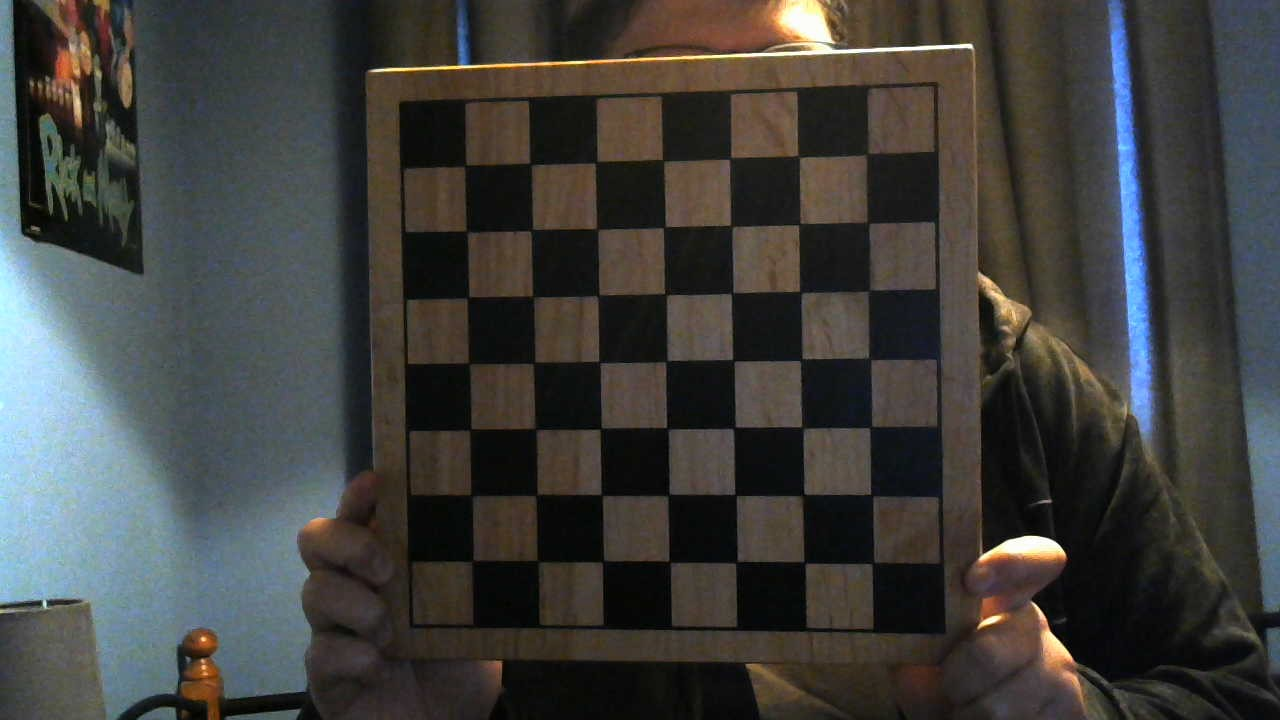
#> input picture chessboard/WIN_20190121_11_02_03_Pro.jpg, 1280 x 720 px
$ python SimulCam.py
#> lines starting #> are read from the running program, lines starting #| are printed output that depends on the picture; after the words box and inside, x2 and y2 are one past the last pixel; in counts of white or black regions, pixels touching at a corner belong together
### CameraCalib.py
# import important libraries:
import numpy as np
import cv2 as cv

class CameraCalib:
    # static function for calibrating the video camera:
    @staticmethod
    def CameraCalibration(pathToCalibPhotos, pathToCalibPhoto):
        try:
            # setup variables
            criteria = (cv.TERM_CRITERIA_EPS + cv.TERM_CRITERIA_MAX_ITER, 30, 0.001)

            objp = np.zeros((6*7,3), np.float32)
            objp[:,:2] = np.mgrid[0:7,0:6].T.reshape(-1,2)

            objpoints = []
            imgpoints = []

            for fname in pathToCalibPhotos:
                # read in each chessboard camera calibration image
                img = cv.imread(fname)
#> img is the input picture: shape (720, 1280, 3); mean B, G, R 61.7, 64.1, 64.1
                gray = cv.cvtColor(img,cv.COLOR_BGR2GRAY)
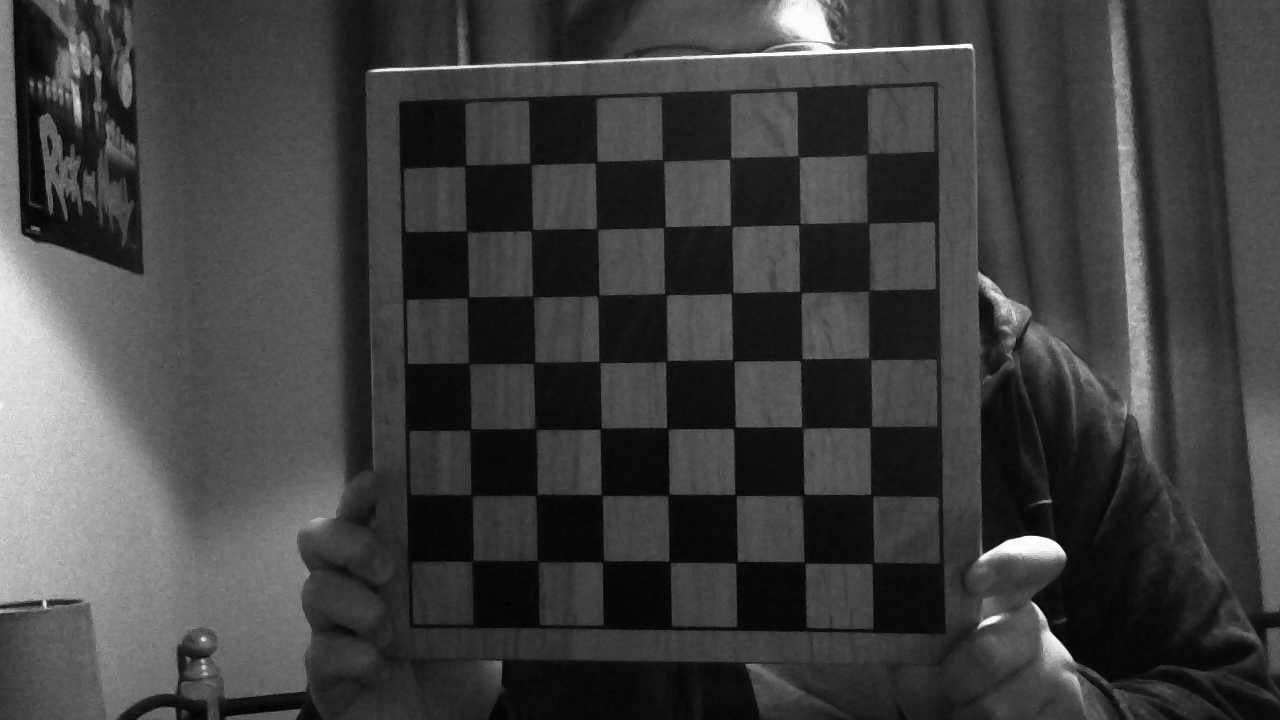
#> gray: shape (720, 1280); min 0, max 255, mean 63.8
                # find chessboard corners
                ret1, corners1 = cv.findChessboardCorners(gray, (7,6),None)
#> ret1 = True; corners1 = 42 rows, first 8: [797.6, 154.9], [800.2, 222.9], [799.3, 290.8], [802.2, 358], [802.5, 427.5], [803.9, 493.2], [804.3, 563.3], [729, 159.5]
                # if corners are found then draw the corners
                if ret1 == True:
                    objpoints.append(objp)

                    corners2 = cv.cornerSubPix(gray,corners1,(11,11),(-1,-1),criteria)
#> corners2 = 42 rows, first 8: [798.5, 156.8], [799.5, 224.2], [800.4, 291.9], [801.3, 359.7], [802.5, 427.5], [803.6, 494.7], [804.6, 562.5], [730, 158.4]
                    imgpoints.append(corners2)

                    img = cv.drawChessboardCorners(img, (7,6), corners2,ret1)
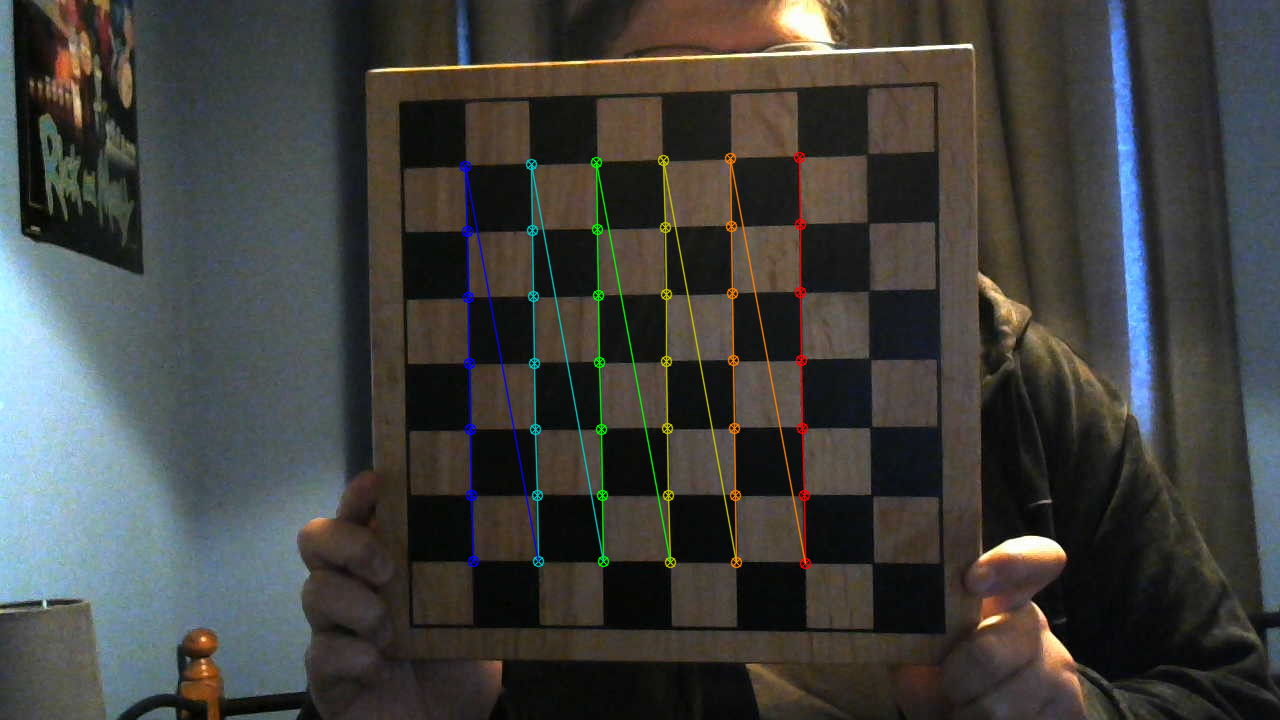
#> img: shape (720, 1280, 3); 1.81% of pixels changed, all inside (x1, y1, x2, y2) = (459, 151, 812, 570)
                    cv.imshow('img',img)
                    cv.waitKey(500)
#> pass 2 of the loop in CameraCalibration, `for fname in pathToCalibPhotos:`:
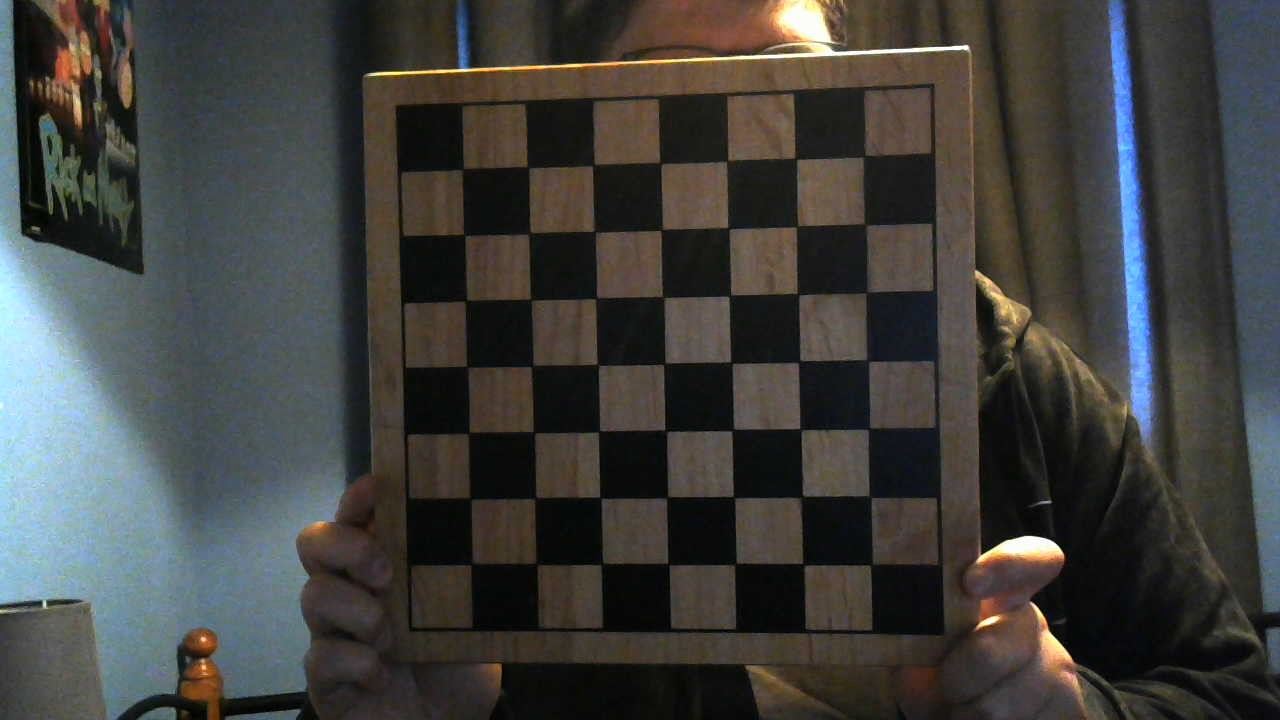
#> input picture chessboard/WIN_20190121_11_02_05_Pro.jpg, 1280 x 720 px
#> in CameraCalibration, img is the input picture: shape (720, 1280, 3); mean B, G, R 62.4, 64.8, 64.7
#> in CameraCalibration, `gray = cv.cvtColor(img,cv.COLOR_BGR2GRAY)`:
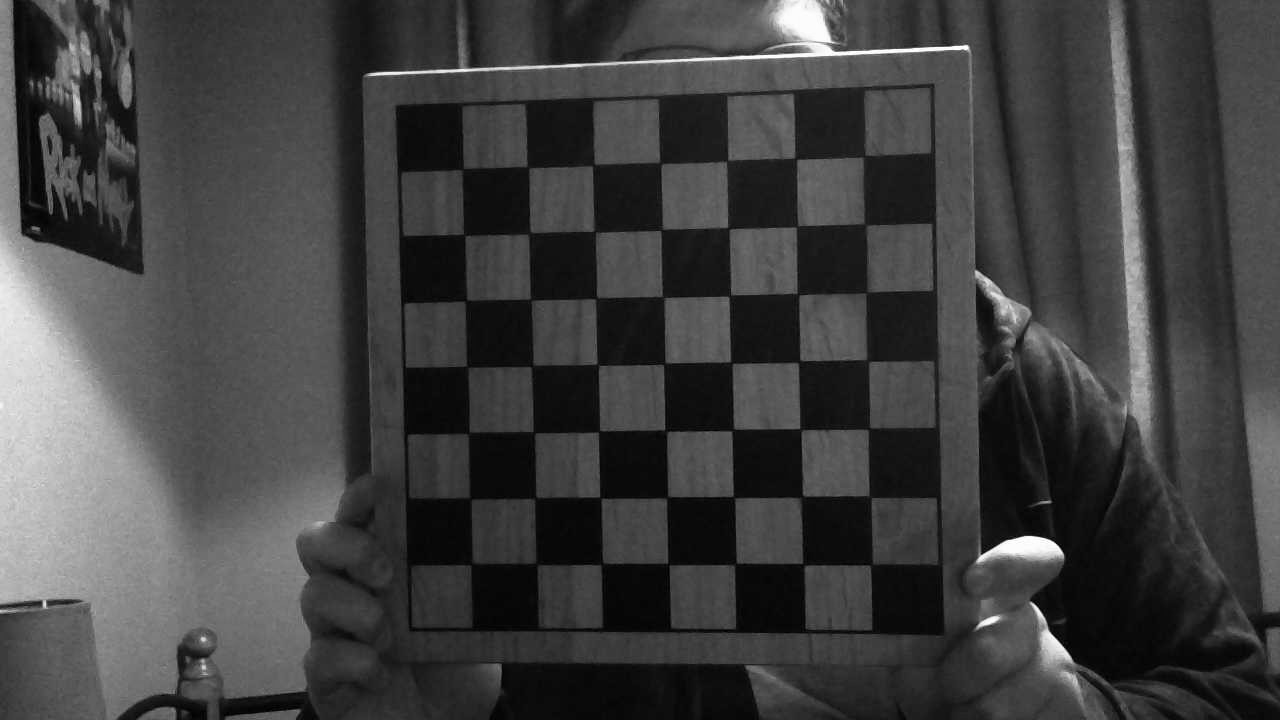
#> gray: shape (720, 1280); min 0, max 255, mean 64.5
#> corners1 = 42 rows, first 8: [797, 159.6], [796.2, 227.5], [799.4, 295.2], [797.9, 363.1], [799.4, 428.4], [801, 497], [802.2, 563.5], [727.7, 159.7]
#> corners2 = 42 rows, first 8: [795.6, 158.7], [797.1, 226.3], [797.9, 294.3], [799.2, 361.5], [800.6, 429.1], [802.2, 496.7], [803.5, 564.5], [727.3, 160.7]
#> in CameraCalibration, `img = cv.drawChessboardCorners(img, (7,6), corners2,ret1)`:
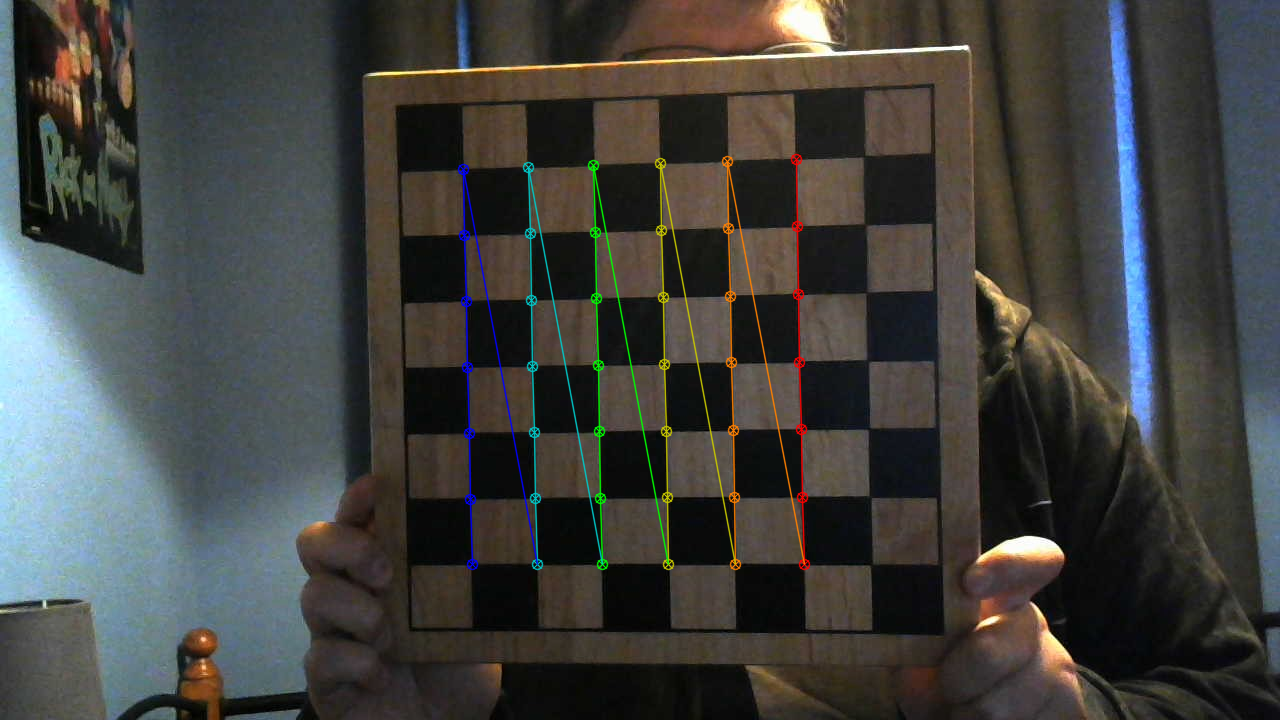
#> img: shape (720, 1280, 3); 1.8% of pixels changed, all inside (x1, y1, x2, y2) = (457, 153, 811, 571)
#> pass 3 of the loop in CameraCalibration, `for fname in pathToCalibPhotos:`:
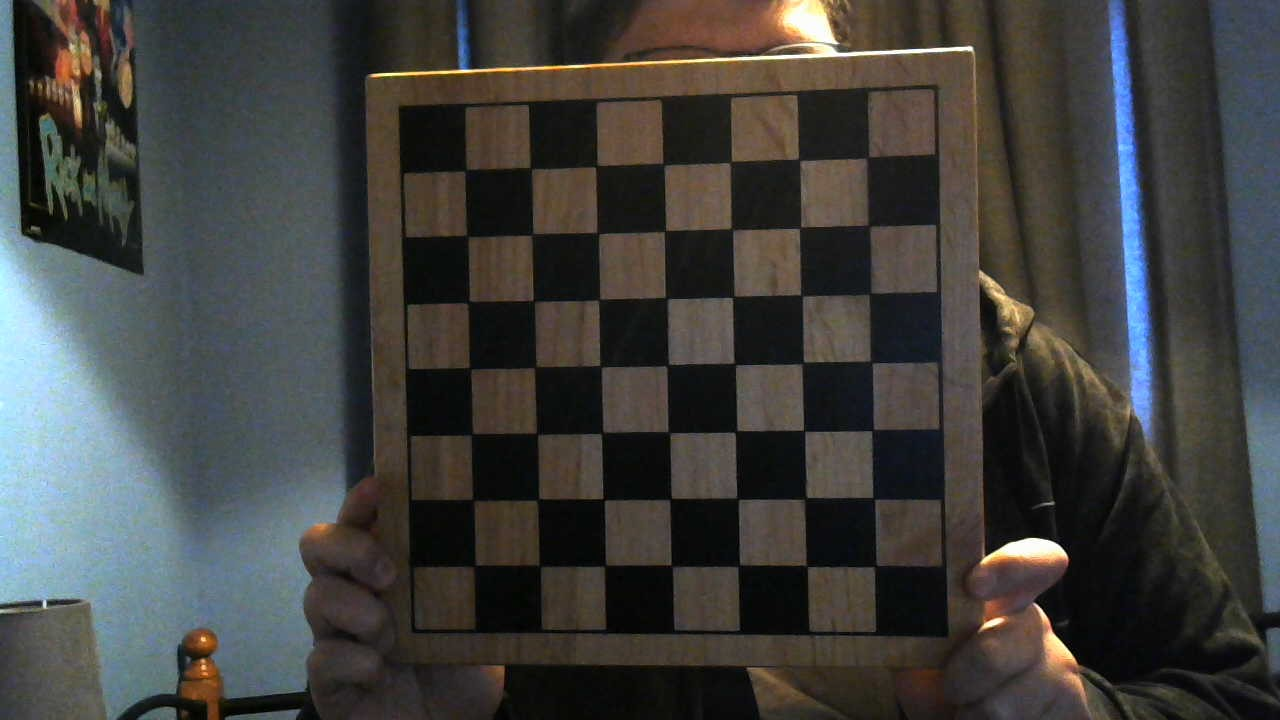
#> input picture chessboard/WIN_20190121_11_02_10_Pro.jpg, 1280 x 720 px
#> in CameraCalibration, img is the input picture: shape (720, 1280, 3); mean B, G, R 62.8, 65, 64.8
#> in CameraCalibration, `gray = cv.cvtColor(img,cv.COLOR_BGR2GRAY)`:
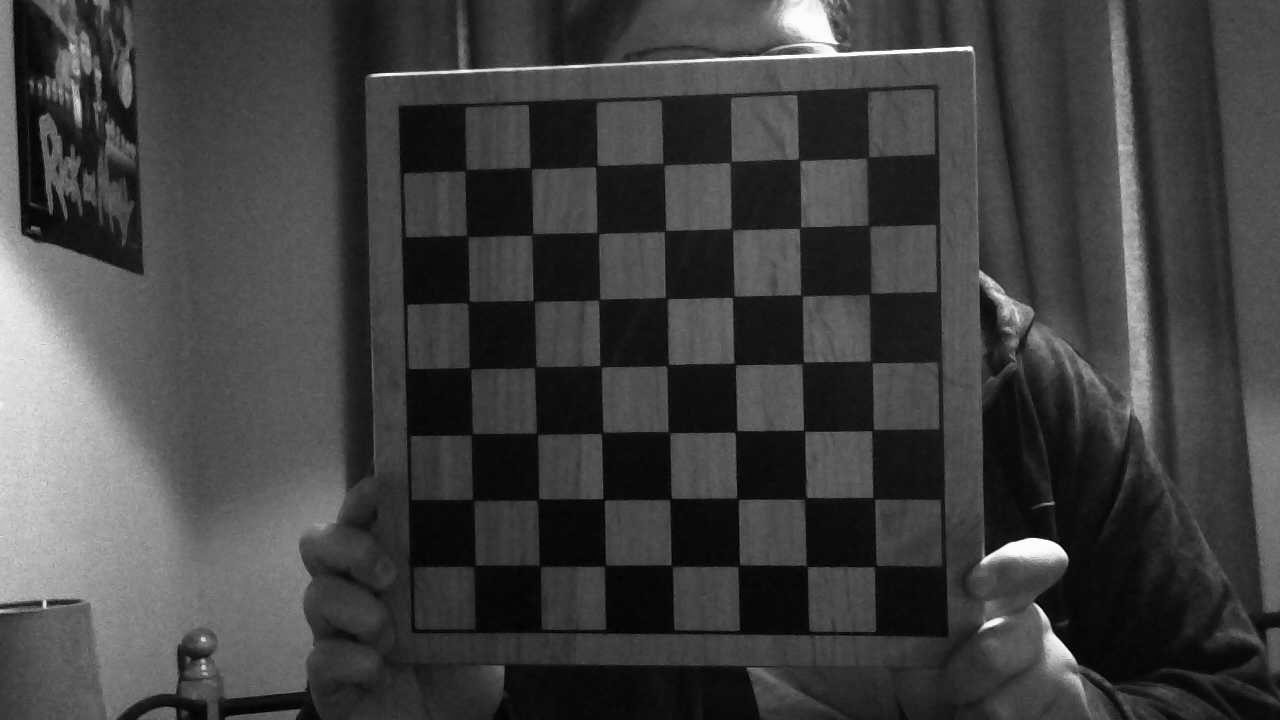
#> gray: shape (720, 1280); min 0, max 255, mean 64.7
#> corners1 = 42 rows, first 8: [799, 159.9], [801.1, 226.7], [800.1, 294.7], [803.7, 361.3], [803.2, 430], [805, 498.5], [807.6, 566.6], [731.7, 160.7]
#> corners2 = 42 rows, first 8: [798.9, 159.8], [800, 227.8], [801.6, 295.3], [802.7, 362.8], [804.1, 430.6], [805.9, 498.2], [806.6, 565.8], [730.7, 161.9]
#> in CameraCalibration, `img = cv.drawChessboardCorners(img, (7,6), corners2,ret1)`:
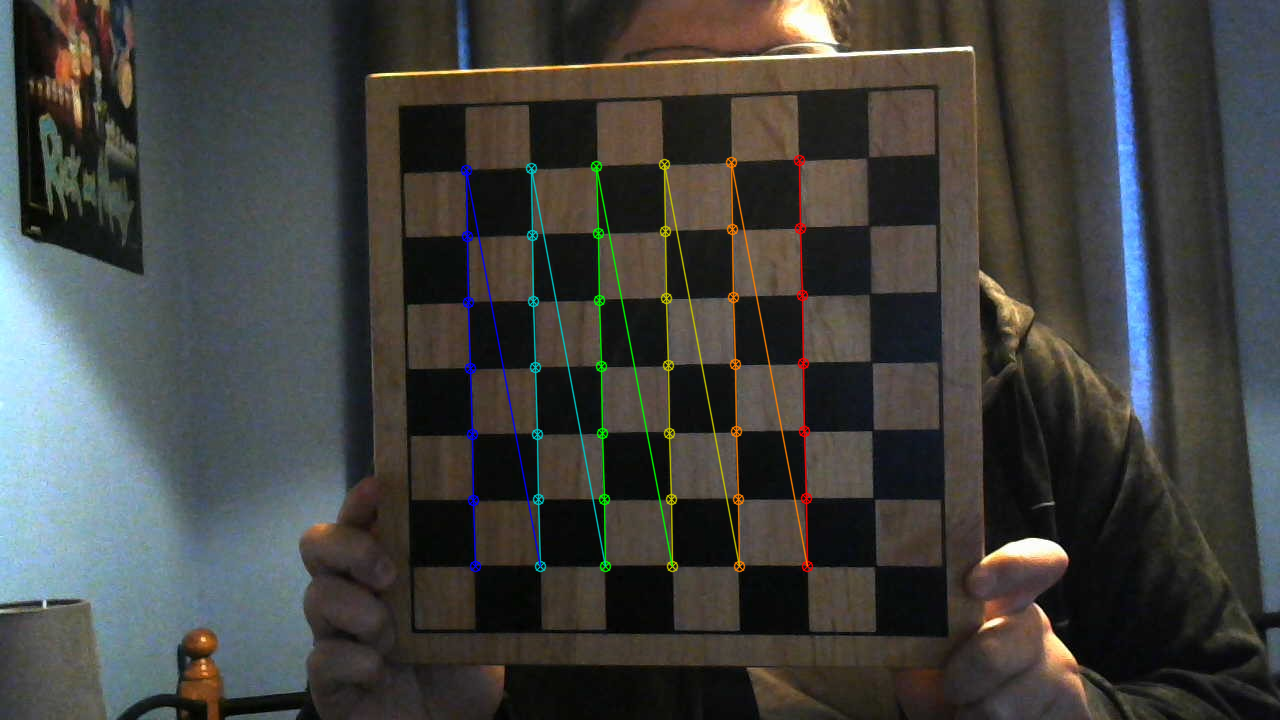
#> img: shape (720, 1280, 3); 1.81% of pixels changed, all inside (x1, y1, x2, y2) = (460, 154, 814, 573)
#> the loop made 4 passes; the first 3 are shown
            cv.destroyAllWindows()
        except:
            print("Please ensure chessboard calibration images exist within the project.")
            cv.destroyAllWindows()

        try:
            # fetch camera calibration info
            ret2, mtx2, dist2, rvecs2, tvecs2 = cv.calibrateCamera(objpoints, imgpoints, gray.shape[::-1], None, None)
            cam1base = pathToCalibPhoto

            h1, w1 = cam1base.shape[:2]
            # fetch undistorted image matrix
            newcameramtx, roi1=cv.getOptimalNewCameraMatrix(mtx2,dist2,(w1,h1),1,(w1,h1))
            # return all camera info and undistorted image matrix
            return mtx2, dist2, newcameramtx
        except:
            print("Please ensure the base photo exists and has been named correctly within the project.")
            return None


### SimulCam.py
# opencv version: opencv-contrib-python==3.4.2.16
# author: nathaniel mcparland
# import important libraries and classes:
import numpy as np
import cv2 as cv
import glob
from CameraCalib import CameraCalib
from FeatureMatching import FeatureMatching
from MotionDetection import MotionDetection
from test_SimulCam import test_SimulCam

# chessboard calibration images stored in folder: 'chessboard'
pathToCalibPhotos = glob.glob('chessboard\*.jpg')
# one image in folder 'chessboard' must have the name: 'calibCam.jpg'
pathToCalibPhoto = cv.imread('chessboard\calibCam.jpg')
#> (the run stopped early here; a loop or call above may not have finished)
